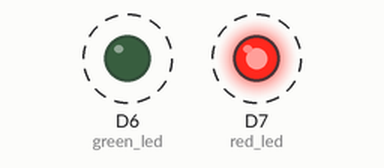
Bench run of a sketch on a simulated ESP8266 (NodeMCU). On the bench: output pins drawn as LEDs (lit = HIGH). Dashed ring = blinking.

Above: at 0.5 s.
Timing chart, 0 to 4.6 s (numbered marks = the images above):
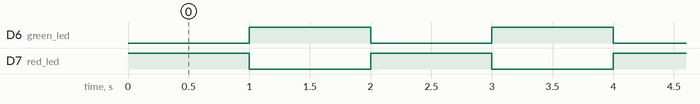

The sketch:

03-sketch.ino
```cpp
// active GPIO pin variables
const int red_led = D7;
const int green_led = D6;

void setup() {
  pinMode(red_led, OUTPUT);
  pinMode(green_led, OUTPUT);
}

void loop() {
  // turn red LED on, green LED off
  digitalWrite(red_led, HIGH);
  digitalWrite(green_led, LOW);
  // wait one second
  delay(1000);
  // turn red LED off, green LED on
  digitalWrite(red_led, LOW);
  digitalWrite(green_led, HIGH);
  // wait one second
  delay(1000);
}
```

Measured:
- by itself, D6 (green_led), D7 (red_led): alternates HIGH for 1.0 s and LOW for 1.0 s
